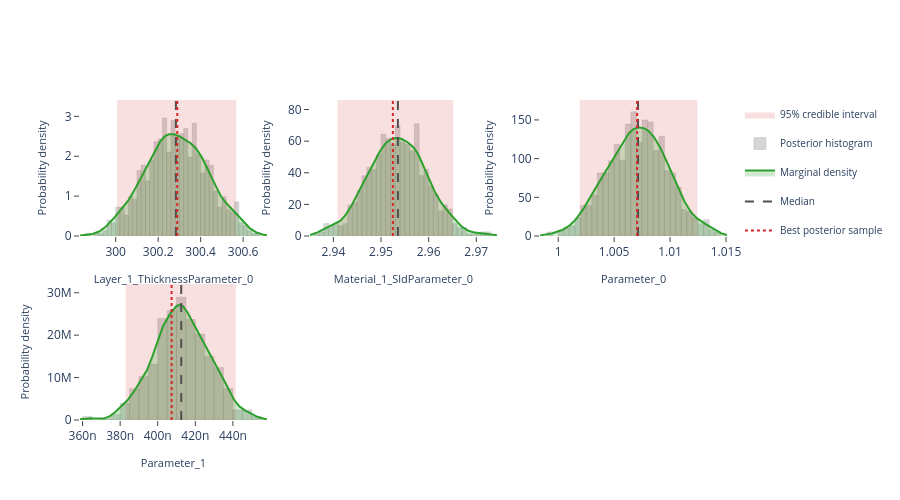

The notebook cell this image was saved under:
### Markdown cell above
## Interactive posterior plots

The next three cells render the same Plotly figures that are shown on the
Bayesian Posterior tab of the EasyReflectometryApp:

* **Marginals** — per-parameter distribution: histogram + smooth KDE marginal,
  shaded 95% credible interval, and median / best-sample lines
  (`plot_distribution` or `posterior.distribution()`)
* **Corner plot** — pairwise marginals + 2-D contours + scatter (`plot_corner`)
* **Traces** — per-chain trace + marginal histogram (`plot_trace`)

The standalone helpers are called with ``return_figure=True`` so they return a
Plotly ``Figure`` that we render in the notebook with ``fig.show()``; the
``PosteriorResults`` methods return the figure directly.

### Code cell
# ---- Marginal posterior distributions ---------------------------------------
# One panel per free parameter, each overlaying the posterior histogram, a
# smooth Gaussian-KDE marginal, the shaded 95% credible interval, and the
# median / best-sample reference lines.  Mirrors the "Marginals" sub-tab in
# the EasyReflectometryApp.

# The PosteriorResults method passes ``logp`` through automatically so the
# best posterior sample (MAP) line is drawn:
fig = posterior.distribution()
fig.show()

# Standalone equivalent (pass ``logp`` to get the best-sample line):
# fig = plot_distribution(
#     posterior.draws,
#     posterior.param_names,
#     logp=posterior.logp,
#     return_figure=True,
# )
# fig.show()

### Figure 1 — Plotly figure (JSON) as saved in the notebook; plotly's stock layout.template omitted (floating-point values rounded to 4 significant figures; data arrays with more than 128 entries replaced by an {"elided": "..."} marker saying what was removed)
{"data": [{"fill": "toself", "fillcolor": "rgba(214, 39, 40, 0.14)", "hoverinfo": "skip", "legendgroup": "95% credible interval", "line": {"color": "rgba(214, 39, 40, 0.14)", "width": 0}, "mode": "lines", "name": "95% credible interval", "showlegend": true, "type": "scatter", "x": [300.0, 300.6, 300.6, 300.0, 300.0], "xaxis": "x", "y": [0.0, 0.0, 3.411, 3.411, 0.0], "yaxis": "y"}, {"histnorm": "probability density", "hovertemplate": "sample=%{x:.4f}<br>density: %{y:.2f}<extra></extra>", "legendgroup": "histogram", "marker": {"color": "rgba(120, 120, 120, 0.38)", "line": {"color": "rgba(120, 120, 120, 0.24)", "width": 1}}, "name": "Posterior histogram", "nbinsx": 40, "opacity": 0.82, "showlegend": true, "type": "histogram", "x": {"elided": "760 float values"}, "xaxis": "x", "yaxis": "y"}, {"fill": "tozeroy", "fillcolor": "rgba(44, 160, 44, 0.22)", "hovertemplate": "Layer_1_ThicknessParameter_0: %{x:.4f}<br>density: %{y:.4f}<extra></extra>", "legendgroup": "marginal", "line": {"color": "rgb(44, 160, 44)", "width": 2}, "mode": "lines", "name": "Marginal density", "showlegend": true, "type": "scatter", "x": {"elided": "256 float values"}, "xaxis": "x", "y": {"elided": "256 float values"}, "yaxis": "y"}, {"hovertemplate": "Median: %{x:.4f}<extra></extra>", "legendgroup": "Median", "line": {"color": "rgb(80, 80, 80)", "dash": "dash", "width": 2}, "mode": "lines", "name": "Median", "showlegend": true, "type": "scatter", "x": [300.3, 300.3], "xaxis": "x", "y": [0.0, 3.411], "yaxis": "y"}, {"hovertemplate": "Best posterior sample: %{x:.4f}<extra></extra>", "legendgroup": "Best posterior sample", "line": {"color": "rgb(214, 39, 40)", "dash": "dot", "width": 2}, "mode": "lines", "name": "Best posterior sample", "showlegend": true, "type": "scatter", "x": [300.3, 300.3], "xaxis": "x", "y": [0.0, 3.411], "yaxis": "y"}, {"fill": "toself", "fillcolor": "rgba(214, 39, 40, 0.14)", "hoverinfo": "skip", "legendgroup": "95% credible interval", "line": {"color": "rgba(214, 39, 40, 0.14)", "width": 0}, "mode": "lines", "name": "95% credible interval", "showlegend": false, "type": "scatter", "x": [2.941, 2.965, 2.965, 2.941, 2.941], "xaxis": "x2", "y": [0.0, 0.0, 86.03, 86.03, 0.0], "yaxis": "y2"}, {"histnorm": "probability density", "hovertemplate": "sample=%{x:.4f}<br>density: %{y:.2f}<extra></extra>", "legendgroup": "histogram", "marker": {"color": "rgba(120, 120, 120, 0.38)", "line": {"color": "rgba(120, 120, 120, 0.24)", "width": 1}}, "name": "Posterior histogram", "nbinsx": 40, "opacity": 0.82, "showlegend": false, "type": "histogram", "x": {"elided": "760 float values"}, "xaxis": "x2", "yaxis": "y2"}, {"fill": "tozeroy", "fillcolor": "rgba(44, 160, 44, 0.22)", "hovertemplate": "Material_1_SldParameter_0: %{x:.4f}<br>density: %{y:.4f}<extra></extra>", "legendgroup": "marginal", "line": {"color": "rgb(44, 160, 44)", "width": 2}, "mode": "lines", "name": "Marginal density", "showlegend": false, "type": "scatter", "x": {"elided": "256 float values"}, "xaxis": "x2", "y": {"elided": "256 float values"}, "yaxis": "y2"}, {"hovertemplate": "Median: %{x:.4f}<extra></extra>", "legendgroup": "Median", "line": {"color": "rgb(80, 80, 80)", "dash": "dash", "width": 2}, "mode": "lines", "name": "Median", "showlegend": false, "type": "scatter", "x": [2.954, 2.954], "xaxis": "x2", "y": [0.0, 86.03], "yaxis": "y2"}, {"hovertemplate": "Best posterior sample: %{x:.4f}<extra></extra>", "legendgroup": "Best posterior sample", "line": {"color": "rgb(214, 39, 40)", "dash": "dot", "width": 2}, "mode": "lines", "name": "Best posterior sample", "showlegend": false, "type": "scatter", "x": [2.952, 2.952], "xaxis": "x2", "y": [0.0, 86.03], "yaxis": "y2"}, {"fill": "toself", "fillcolor": "rgba(214, 39, 40, 0.14)", "hoverinfo": "skip", "legendgroup": "95% credible interval", "line": {"color": "rgba(214, 39, 40, 0.14)", "width": 0}, "mode": "lines", "name": "95% credible interval", "showlegend": false, "type": "scatter", "x": [1.002, 1.012, 1.012, 1.002, 1.002], "xaxis": "x3", "y": [0.0, 0.0, 175.8, 175.8, 0.0], "yaxis": "y3"}, {"histnorm": "probability density", "hovertemplate": "sample=%{x:.4f}<br>density: %{y:.2f}<extra></extra>", "legendgroup": "histogram", "marker": {"color": "rgba(120, 120, 120, 0.38)", "line": {"color": "rgba(120, 120, 120, 0.24)", "width": 1}}, "name": "Posterior histogram", "nbinsx": 40, "opacity": 0.82, "showlegend": false, "type": "histogram", "x": {"elided": "760 float values"}, "xaxis": "x3", "yaxis": "y3"}, {"fill": "tozeroy", "fillcolor": "rgba(44, 160, 44, 0.22)", "hovertemplate": "Parameter_0: %{x:.4f}<br>density: %{y:.4f}<extra></extra>", "legendgroup": "marginal", "line": {"color": "rgb(44, 160, 44)", "width": 2}, "mode": "lines", "name": "Marginal density", "showlegend": false, "type": "scatter", "x": {"elided": "256 float values"}, "xaxis": "x3", "y": {"elided": "256 float values"}, "yaxis": "y3"}, {"hovertemplate": "Median: %{x:.4f}<extra></extra>", "legendgroup": "Median", "line": {"color": "rgb(80, 80, 80)", "dash": "dash", "width": 2}, "mode": "lines", "name": "Median", "showlegend": false, "type": "scatter", "x": [1.007, 1.007], "xaxis": "x3", "y": [0.0, 175.8], "yaxis": "y3"}, {"hovertemplate": "Best posterior sample: %{x:.4f}<extra></extra>", "legendgroup": "Best posterior sample", "line": {"color": "rgb(214, 39, 40)", "dash": "dot", "width": 2}, "mode": "lines", "name": "Best posterior sample", "showlegend": false, "type": "scatter", "x": [1.007, 1.007], "xaxis": "x3", "y": [0.0, 175.8], "yaxis": "y3"}, {"fill": "toself", "fillcolor": "rgba(214, 39, 40, 0.14)", "hoverinfo": "skip", "legendgroup": "95% credible interval", "line": {"color": "rgba(214, 39, 40, 0.14)", "width": 0}, "mode": "lines", "name": "95% credible interval", "showlegend": false, "type": "scatter", "x": [3.829e-07, 4.415e-07, 4.415e-07, 3.829e-07, 3.829e-07], "xaxis": "x4", "y": [0.0, 0.0, 32060000.0, 32060000.0, 0.0], "yaxis": "y4"}, {"histnorm": "probability density", "hovertemplate": "sample=%{x:.4f}<br>density: %{y:.2f}<extra></extra>", "legendgroup": "histogram", "marker": {"color": "rgba(120, 120, 120, 0.38)", "line": {"color": "rgba(120, 120, 120, 0.24)", "width": 1}}, "name": "Posterior histogram", "nbinsx": 40, "opacity": 0.82, "showlegend": false, "type": "histogram", "x": {"elided": "760 float values"}, "xaxis": "x4", "yaxis": "y4"}, {"fill": "tozeroy", "fillcolor": "rgba(44, 160, 44, 0.22)", "hovertemplate": "Parameter_1: %{x:.4f}<br>density: %{y:.4f}<extra></extra>", "legendgroup": "marginal", "line": {"color": "rgb(44, 160, 44)", "width": 2}, "mode": "lines", "name": "Marginal density", "showlegend": false, "type": "scatter", "x": {"elided": "256 float values"}, "xaxis": "x4", "y": {"elided": "256 float values"}, "yaxis": "y4"}, {"hovertemplate": "Median: %{x:.4f}<extra></extra>", "legendgroup": "Median", "line": {"color": "rgb(80, 80, 80)", "dash": "dash", "width": 2}, "mode": "lines", "name": "Median", "showlegend": false, "type": "scatter", "x": [4.125e-07, 4.125e-07], "xaxis": "x4", "y": [0.0, 32060000.0], "yaxis": "y4"}, {"hovertemplate": "Best posterior sample: %{x:.4f}<extra></extra>", "legendgroup": "Best posterior sample", "line": {"color": "rgb(214, 39, 40)", "dash": "dot", "width": 2}, "mode": "lines", "name": "Best posterior sample", "showlegend": false, "type": "scatter", "x": [4.074e-07, 4.074e-07], "xaxis": "x4", "y": [0.0, 32060000.0], "yaxis": "y4"}], "layout": {"barmode": "overlay", "height": 500, "legend": {"font": {"size": 10}}, "plot_bgcolor": "white", "showlegend": true, "xaxis": {"anchor": "y", "domain": [0.0, 0.2889], "range": [299.8, 300.7], "showgrid": false, "ticks": "outside", "title": {"font": {"size": 11}, "text": "Layer_1_ThicknessParameter_0"}, "zeroline": false}, "xaxis2": {"anchor": "y2", "domain": [0.3556, 0.6444], "range": [2.935, 2.974], "showgrid": false, "ticks": "outside", "title": {"font": {"size": 11}, "text": "Material_1_SldParameter_0"}, "zeroline": false}, "xaxis3": {"anchor": "y3", "domain": [0.7111, 1.0], "range": [0.9984, 1.015], "showgrid": false, "ticks": "outside", "title": {"font": {"size": 11}, "text": "Parameter_0"}, "zeroline": false}, "xaxis4": {"anchor": "y4", "domain": [0.0, 0.2889], "range": [3.586e-07, 4.581e-07], "showgrid": false, "ticks": "outside", "title": {"font": {"size": 11}, "text": "Parameter_1"}, "zeroline": false}, "xaxis5": {"anchor": "y5", "domain": [0.3556, 0.6444], "showgrid": false, "ticks": "outside", "zeroline": false}, "xaxis6": {"anchor": "y6", "domain": [0.7111, 1.0], "showgrid": false, "ticks": "outside", "zeroline": false}, "yaxis": {"anchor": "x", "domain": [0.575, 1.0], "range": [0.0, 3.411], "showgrid": false, "ticks": "outside", "title": {"font": {"size": 11}, "text": "Probability density"}, "zeroline": false}, "yaxis2": {"anchor": "x2", "domain": [0.575, 1.0], "range": [0.0, 86.03], "showgrid": false, "ticks": "outside", "title": {"font": {"size": 11}, "text": "Probability density"}, "zeroline": false}, "yaxis3": {"anchor": "x3", "domain": [0.575, 1.0], "range": [0.0, 175.8], "showgrid": false, "ticks": "outside", "title": {"font": {"size": 11}, "text": "Probability density"}, "zeroline": false}, "yaxis4": {"anchor": "x4", "domain": [0.0, 0.425], "range": [0.0, 32060000.0], "showgrid": false, "ticks": "outside", "title": {"font": {"size": 11}, "text": "Probability density"}, "zeroline": false}, "yaxis5": {"anchor": "x5", "domain": [0.0, 0.425], "showgrid": false, "ticks": "outside", "zeroline": false}, "yaxis6": {"anchor": "x6", "domain": [0.0, 0.425], "showgrid": false, "ticks": "outside", "zeroline": false}}}
